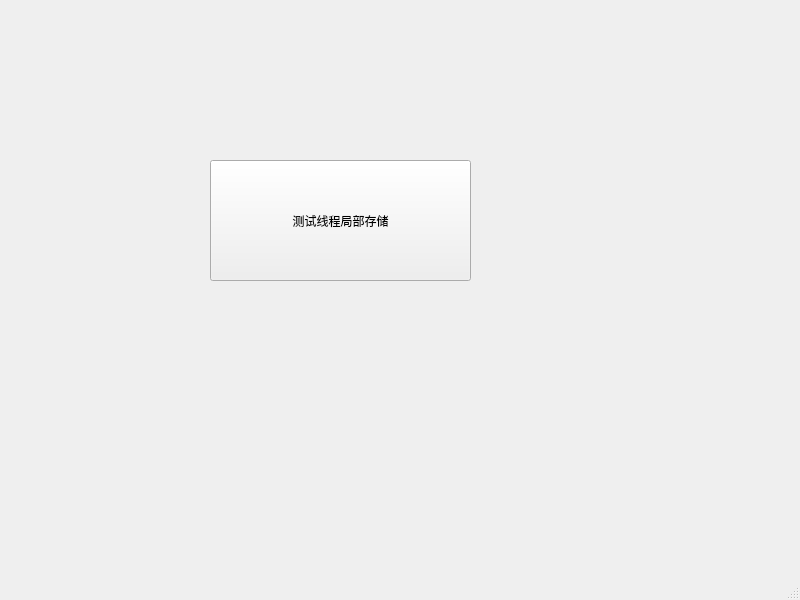
<?xml version="1.0" encoding="UTF-8"?>
<ui version="4.0">
 <class>MainWindow</class>
 <widget class="QMainWindow" name="MainWindow">
  <property name="geometry">
   <rect>
    <x>0</x>
    <y>0</y>
    <width>800</width>
    <height>600</height>
   </rect>
  </property>
  <property name="windowTitle">
   <string>MainWindow</string>
  </property>
  <widget class="QWidget" name="centralwidget">
   <widget class="QPushButton" name="pushButton">
    <property name="geometry">
     <rect>
      <x>210</x>
      <y>160</y>
      <width>261</width>
      <height>121</height>
     </rect>
    </property>
    <property name="text">
     <string>测试线程局部存储</string>
    </property>
   </widget>
  </widget>
  <widget class="QMenuBar" name="menubar">
   <property name="geometry">
    <rect>
     <x>0</x>
     <y>0</y>
     <width>800</width>
     <height>26</height>
    </rect>
   </property>
  </widget>
  <widget class="QStatusBar" name="statusbar"/>
 </widget>
 <resources/>
 <connections/>
</ui>
